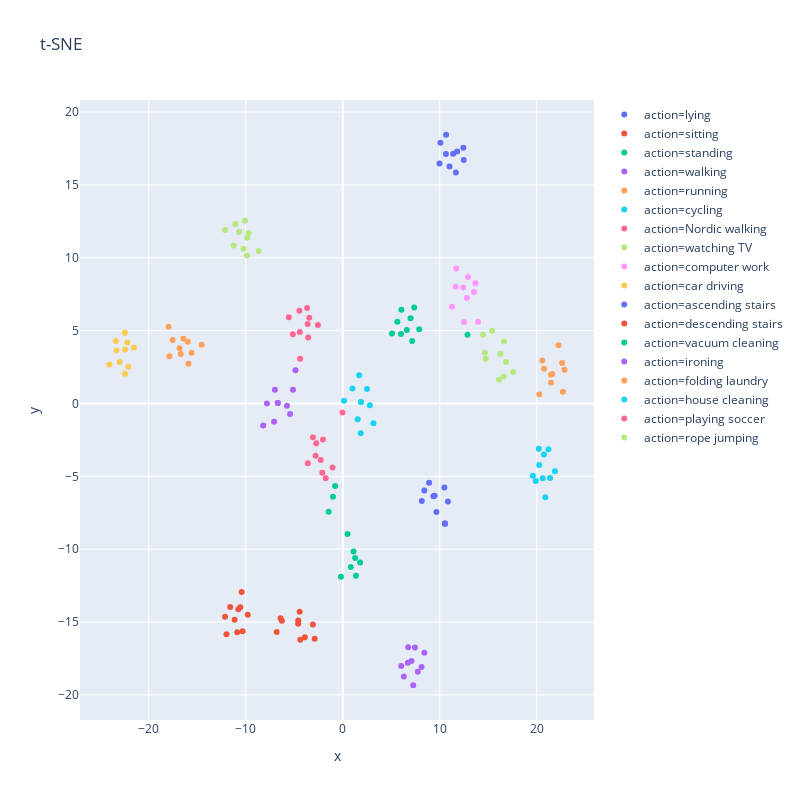
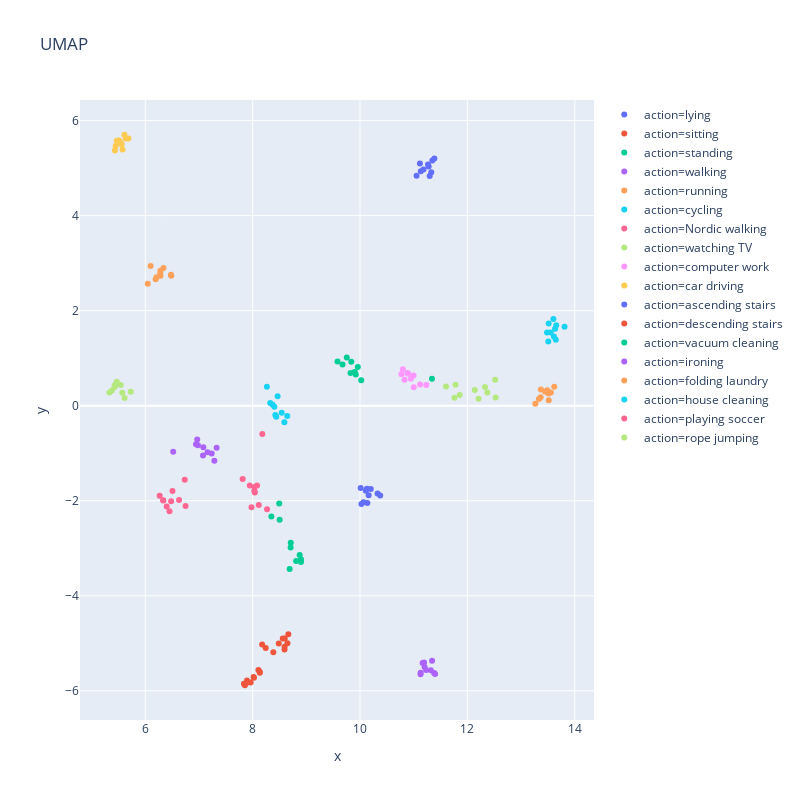

Source (notebook cell) for these figures, in order:
### Code cell
val_actions, val_labels, val_lm = get_action_vector(ae_model, skel_dt, device, class_ids=range(18), class_names=dataReader.idToLabel)
tsne_skel_plot = plot_tnse(val_actions, val_labels, val_lm)
plot_umap(val_actions, val_labels, val_lm)

### Figure 1 — Plotly figure (JSON) as saved in the notebook; plotly's stock layout.template omitted (floating-point values rounded to 4 significant figures)
{"data": [{"hoverlabel": {"namelength": 0}, "hovertemplate": "action=lying<br>x=%{x}<br>y=%{y}", "legendgroup": "action=lying", "marker": {"color": "#636efa", "symbol": "circle"}, "mode": "markers", "name": "action=lying", "showlegend": true, "type": "scatter", "x": [12.47, 9.968, 11.0, 11.66, 11.79, 10.65, 10.07, 10.63, 11.38, 12.43], "xaxis": "x", "y": [16.71, 16.47, 16.27, 15.84, 17.29, 18.44, 17.89, 17.12, 17.13, 17.55], "yaxis": "y"}, {"hoverlabel": {"namelength": 0}, "hovertemplate": "action=sitting<br>x=%{x}<br>y=%{y}", "legendgroup": "action=sitting", "marker": {"color": "#EF553B", "symbol": "circle"}, "mode": "markers", "name": "action=sitting", "showlegend": true, "type": "scatter", "x": [-10.43, -10.88, -10.32, -10.77, -12.13, -10.56, -9.789, -11.15, -11.99, -11.6], "xaxis": "x", "y": [-12.94, -15.7, -15.63, -14.12, -14.64, -13.98, -14.5, -14.84, -15.83, -13.96], "yaxis": "y"}, {"hoverlabel": {"namelength": 0}, "hovertemplate": "action=standing<br>x=%{x}<br>y=%{y}", "legendgroup": "action=standing", "marker": {"color": "#00cc96", "symbol": "circle"}, "mode": "markers", "name": "action=standing", "showlegend": true, "type": "scatter", "x": [6.603, 5.626, 5.074, 12.86, 7.877, 6.042, 5.999, 6.987, 7.149, 7.371], "xaxis": "x", "y": [5.037, 5.611, 4.805, 4.711, 5.095, 6.427, 4.772, 5.846, 4.293, 6.591], "yaxis": "y"}, {"hoverlabel": {"namelength": 0}, "hovertemplate": "action=walking<br>x=%{x}<br>y=%{y}", "legendgroup": "action=walking", "marker": {"color": "#ab63fa", "symbol": "circle"}, "mode": "markers", "name": "action=walking", "showlegend": true, "type": "scatter", "x": [-4.878, -7.0, -5.433, -5.754, -6.705, -6.705, -7.817, -7.08, -8.202, -5.129], "xaxis": "x", "y": [2.283, 0.9359, -0.7138, -0.1613, 0.0331, 0.03302, -0.00678, -1.254, -1.509, 0.9358], "yaxis": "y"}, {"hoverlabel": {"namelength": 0}, "hovertemplate": "action=running<br>x=%{x}<br>y=%{y}", "legendgroup": "action=running", "marker": {"color": "#FFA15A", "symbol": "circle"}, "mode": "markers", "name": "action=running", "showlegend": true, "type": "scatter", "x": [-15.9, -17.54, -16.42, -15.59, -17.95, -17.86, -15.97, -14.55, -16.7, -16.82], "xaxis": "x", "y": [2.729, 4.349, 4.448, 3.482, 5.267, 3.235, 4.236, 4.034, 3.393, 3.788], "yaxis": "y"}, {"hoverlabel": {"namelength": 0}, "hovertemplate": "action=cycling<br>x=%{x}<br>y=%{y}", "legendgroup": "action=cycling", "marker": {"color": "#19d3f3", "symbol": "circle"}, "mode": "markers", "name": "action=cycling", "showlegend": true, "type": "scatter", "x": [1.69, 3.159, 0.9997, 1.537, 1.857, 0.1336, 1.877, 1.877, 2.497, 2.793], "xaxis": "x", "y": [1.932, -1.365, 1.035, -1.078, -2.039, 0.1937, 0.09573, 0.09585, 0.9983, -0.1146], "yaxis": "y"}, {"hoverlabel": {"namelength": 0}, "hovertemplate": "action=Nordic walking<br>x=%{x}<br>y=%{y}", "legendgroup": "action=Nordic walking", "marker": {"color": "#FF6692", "symbol": "circle"}, "mode": "markers", "name": "action=Nordic walking", "showlegend": true, "type": "scatter", "x": [-2.048, -2.802, -3.077, -2.11, -1.052, -1.755, -0.03028, -3.603, -2.737, -2.275], "xaxis": "x", "y": [-2.465, -3.594, -2.32, -4.752, -4.39, -5.137, -0.6172, -4.104, -2.737, -3.87], "yaxis": "y"}, {"hoverlabel": {"namelength": 0}, "hovertemplate": "action=watching TV<br>x=%{x}<br>y=%{y}", "legendgroup": "action=watching TV", "marker": {"color": "#B6E880", "symbol": "circle"}, "mode": "markers", "name": "action=watching TV", "showlegend": true, "type": "scatter", "x": [15.39, 14.72, 16.1, 17.57, 14.46, 14.66, 16.25, 16.58, 16.83, 16.62], "xaxis": "x", "y": [4.993, 3.066, 1.621, 2.161, 4.711, 3.477, 3.412, 1.853, 2.847, 4.258], "yaxis": "y"}, {"hoverlabel": {"namelength": 0}, "hovertemplate": "action=computer work<br>x=%{x}<br>y=%{y}", "legendgroup": "action=computer work", "marker": {"color": "#FF97FF", "symbol": "circle"}, "mode": "markers", "name": "action=computer work", "showlegend": true, "type": "scatter", "x": [13.52, 12.91, 12.42, 11.7, 13.95, 12.5, 11.26, 13.67, 12.79, 11.63], "xaxis": "x", "y": [7.648, 8.681, 7.959, 9.271, 5.605, 5.584, 6.638, 8.245, 7.23, 8.006], "yaxis": "y"}, {"hoverlabel": {"namelength": 0}, "hovertemplate": "action=car driving<br>x=%{x}<br>y=%{y}", "legendgroup": "action=car driving", "marker": {"color": "#FECB52", "symbol": "circle"}, "mode": "markers", "name": "action=car driving", "showlegend": true, "type": "scatter", "x": [-21.52, -23.39, -23.32, -22.11, -24.05, -22.2, -22.46, -23.0, -22.44, -22.43], "xaxis": "x", "y": [3.846, 4.281, 3.628, 2.529, 2.676, 4.181, 4.862, 2.84, 2.048, 3.697], "yaxis": "y"}, {"hoverlabel": {"namelength": 0}, "hovertemplate": "action=ascending stairs<br>x=%{x}<br>y=%{y}", "legendgroup": "action=ascending stairs", "marker": {"color": "#636efa", "symbol": "circle"}, "mode": "markers", "name": "action=ascending stairs", "showlegend": true, "type": "scatter", "x": [8.408, 8.146, 10.53, 10.47, 8.899, 9.466, 9.655, 10.84, 10.54, 9.349], "xaxis": "x", "y": [-5.975, -6.685, -8.226, -5.764, -5.445, -6.338, -7.441, -6.721, -8.273, -6.374], "yaxis": "y"}, {"hoverlabel": {"namelength": 0}, "hovertemplate": "action=descending stairs<br>x=%{x}<br>y=%{y}", "legendgroup": "action=descending stairs", "marker": {"color": "#EF553B", "symbol": "circle"}, "mode": "markers", "name": "action=descending stairs", "showlegend": true, "type": "scatter", "x": [-4.445, -4.377, -3.08, -6.809, -2.894, -6.277, -6.416, -4.586, -4.598, -3.906], "xaxis": "x", "y": [-14.28, -16.21, -15.17, -15.68, -16.15, -14.9, -14.73, -14.9, -15.12, -16.05], "yaxis": "y"}, {"hoverlabel": {"namelength": 0}, "hovertemplate": "action=vacuum cleaning<br>x=%{x}<br>y=%{y}", "legendgroup": "action=vacuum cleaning", "marker": {"color": "#00cc96", "symbol": "circle"}, "mode": "markers", "name": "action=vacuum cleaning", "showlegend": true, "type": "scatter", "x": [0.8263, -1.457, -0.1913, 1.272, 1.108, 1.787, 1.36, -0.7928, -1.013, 0.4921], "xaxis": "x", "y": [-11.23, -7.434, -11.88, -10.61, -10.16, -10.9, -11.82, -5.669, -6.399, -8.953], "yaxis": "y"}, {"hoverlabel": {"namelength": 0}, "hovertemplate": "action=ironing<br>x=%{x}<br>y=%{y}", "legendgroup": "action=ironing", "marker": {"color": "#ab63fa", "symbol": "circle"}, "mode": "markers", "name": "action=ironing", "showlegend": true, "type": "scatter", "x": [8.406, 7.443, 6.738, 6.301, 6.033, 7.261, 8.116, 7.736, 7.087, 6.712], "xaxis": "x", "y": [-17.1, -16.75, -16.73, -18.74, -18.01, -19.34, -18.08, -18.42, -17.67, -17.78], "yaxis": "y"}, {"hoverlabel": {"namelength": 0}, "hovertemplate": "action=folding laundry<br>x=%{x}<br>y=%{y}", "legendgroup": "action=folding laundry", "marker": {"color": "#FFA15A", "symbol": "circle"}, "mode": "markers", "name": "action=folding laundry", "showlegend": true, "type": "scatter", "x": [22.69, 22.25, 21.46, 22.62, 21.46, 20.57, 20.75, 20.26, 22.86, 21.61], "xaxis": "x", "y": [0.8128, 3.992, 1.419, 2.774, 1.979, 2.949, 2.388, 0.6086, 2.321, 2.023], "yaxis": "y"}, {"hoverlabel": {"namelength": 0}, "hovertemplate": "action=house cleaning<br>x=%{x}<br>y=%{y}", "legendgroup": "action=house cleaning", "marker": {"color": "#19d3f3", "symbol": "circle"}, "mode": "markers", "name": "action=house cleaning", "showlegend": true, "type": "scatter", "x": [20.88, 20.25, 20.74, 19.6, 21.87, 21.37, 20.21, 21.2, 20.61, 19.9], "xaxis": "x", "y": [-6.433, -4.217, -3.501, -4.952, -4.648, -5.122, -3.102, -3.137, -5.127, -5.311], "yaxis": "y"}, {"hoverlabel": {"namelength": 0}, "hovertemplate": "action=playing soccer<br>x=%{x}<br>y=%{y}", "legendgroup": "action=playing soccer", "marker": {"color": "#FF6692", "symbol": "circle"}, "mode": "markers", "name": "action=playing soccer", "showlegend": true, "type": "scatter", "x": [-4.395, -3.676, -2.563, -4.465, -3.621, -4.425, -3.565, -3.457, -5.147, -5.562], "xaxis": "x", "y": [3.073, 6.559, 5.39, 6.366, 5.447, 4.91, 4.522, 5.886, 4.744, 5.917], "yaxis": "y"}, {"hoverlabel": {"namelength": 0}, "hovertemplate": "action=rope jumping<br>x=%{x}<br>y=%{y}", "legendgroup": "action=rope jumping", "marker": {"color": "#B6E880", "symbol": "circle"}, "mode": "markers", "name": "action=rope jumping", "showlegend": true, "type": "scatter", "x": [-11.26, -10.08, -12.13, -8.668, -9.705, -10.24, -10.69, -9.872, -11.08, -9.854], "xaxis": "x", "y": [10.84, 12.55, 11.9, 10.47, 11.69, 10.61, 11.77, 10.16, 12.32, 11.37], "yaxis": "y"}], "layout": {"height": 800, "legend": {"tracegroupgap": 0}, "title": {"text": "t-SNE"}, "width": 800, "xaxis": {"anchor": "y", "domain": [0, 1], "title": {"text": "x"}}, "yaxis": {"anchor": "x", "domain": [0, 1], "title": {"text": "y"}}}}

### Figure 2 — Plotly figure (JSON) as saved in the notebook; plotly's stock layout.template omitted (floating-point values rounded to 4 significant figures)
{"data": [{"hoverlabel": {"namelength": 0}, "hovertemplate": "action=lying<br>x=%{x}<br>y=%{y}", "legendgroup": "action=lying", "marker": {"color": "#636efa", "symbol": "circle"}, "mode": "markers", "name": "action=lying", "showlegend": true, "type": "scatter", "x": [11.13, 11.33, 11.3, 11.05, 11.18, 11.39, 11.35, 11.27, 11.28, 11.12], "xaxis": "x", "y": [4.935, 4.912, 4.834, 4.839, 4.972, 5.203, 5.162, 5.075, 5.035, 5.099], "yaxis": "y"}, {"hoverlabel": {"namelength": 0}, "hovertemplate": "action=sitting<br>x=%{x}<br>y=%{y}", "legendgroup": "action=sitting", "marker": {"color": "#EF553B", "symbol": "circle"}, "mode": "markers", "name": "action=sitting", "showlegend": true, "type": "scatter", "x": [8.13, 7.855, 7.837, 8.017, 8.024, 8.107, 8.134, 7.962, 7.894, 7.903], "xaxis": "x", "y": [-5.598, -5.883, -5.853, -5.71, -5.725, -5.563, -5.621, -5.824, -5.783, -5.826], "yaxis": "y"}, {"hoverlabel": {"namelength": 0}, "hovertemplate": "action=standing<br>x=%{x}<br>y=%{y}", "legendgroup": "action=standing", "marker": {"color": "#00cc96", "symbol": "circle"}, "mode": "markers", "name": "action=standing", "showlegend": true, "type": "scatter", "x": [9.837, 9.753, 9.58, 11.34, 9.92, 9.959, 9.674, 9.902, 10.02, 9.823], "xaxis": "x", "y": [0.9248, 1.017, 0.9298, 0.5652, 0.6574, 0.8162, 0.868, 0.7117, 0.5332, 0.6856], "yaxis": "y"}, {"hoverlabel": {"namelength": 0}, "hovertemplate": "action=walking<br>x=%{x}<br>y=%{y}", "legendgroup": "action=walking", "marker": {"color": "#ab63fa", "symbol": "circle"}, "mode": "markers", "name": "action=walking", "showlegend": true, "type": "scatter", "x": [6.52, 6.98, 7.329, 7.237, 7.159, 7.075, 6.944, 7.081, 6.967, 7.287], "xaxis": "x", "y": [-0.9709, -0.8304, -0.883, -1.007, -0.9788, -1.048, -0.8103, -0.8733, -0.7129, -1.158], "yaxis": "y"}, {"hoverlabel": {"namelength": 0}, "hovertemplate": "action=running<br>x=%{x}<br>y=%{y}", "legendgroup": "action=running", "marker": {"color": "#FFA15A", "symbol": "circle"}, "mode": "markers", "name": "action=running", "showlegend": true, "type": "scatter", "x": [6.193, 6.283, 6.338, 6.483, 6.278, 6.099, 6.281, 6.479, 6.21, 6.045], "xaxis": "x", "y": [2.659, 2.737, 2.9, 2.735, 2.783, 2.942, 2.839, 2.756, 2.702, 2.565], "yaxis": "y"}, {"hoverlabel": {"namelength": 0}, "hovertemplate": "action=cycling<br>x=%{x}<br>y=%{y}", "legendgroup": "action=cycling", "marker": {"color": "#19d3f3", "symbol": "circle"}, "mode": "markers", "name": "action=cycling", "showlegend": true, "type": "scatter", "x": [8.368, 8.645, 8.464, 8.44, 8.591, 8.265, 8.404, 8.54, 8.327, 8.422], "xaxis": "x", "y": [0.0261, -0.2189, 0.198, -0.2299, -0.3508, 0.3974, -0.02051, -0.1478, 0.0575, -0.1959], "yaxis": "y"}, {"hoverlabel": {"namelength": 0}, "hovertemplate": "action=Nordic walking<br>x=%{x}<br>y=%{y}", "legendgroup": "action=Nordic walking", "marker": {"color": "#FF6692", "symbol": "circle"}, "mode": "markers", "name": "action=Nordic walking", "showlegend": true, "type": "scatter", "x": [8.082, 8.036, 7.814, 7.979, 8.113, 8.268, 8.18, 7.946, 8.031, 8.04], "xaxis": "x", "y": [-1.682, -1.709, -1.545, -2.138, -2.087, -2.179, -0.5981, -1.68, -1.79, -1.828], "yaxis": "y"}, {"hoverlabel": {"namelength": 0}, "hovertemplate": "action=watching TV<br>x=%{x}<br>y=%{y}", "legendgroup": "action=watching TV", "marker": {"color": "#B6E880", "symbol": "circle"}, "mode": "markers", "name": "action=watching TV", "showlegend": true, "type": "scatter", "x": [11.78, 11.76, 12.52, 12.53, 11.6, 11.86, 12.21, 12.33, 12.37, 12.14], "xaxis": "x", "y": [0.4404, 0.1654, 0.5469, 0.171, 0.402, 0.2277, 0.1468, 0.3947, 0.2773, 0.3305], "yaxis": "y"}, {"hoverlabel": {"namelength": 0}, "hovertemplate": "action=computer work<br>x=%{x}<br>y=%{y}", "legendgroup": "action=computer work", "marker": {"color": "#FF97FF", "symbol": "circle"}, "mode": "markers", "name": "action=computer work", "showlegend": true, "type": "scatter", "x": [11.0, 10.8, 10.9, 10.83, 11.23, 11.0, 10.77, 10.88, 10.95, 11.12], "xaxis": "x", "y": [0.6372, 0.7654, 0.6707, 0.5446, 0.4369, 0.3886, 0.6611, 0.6905, 0.5666, 0.4445], "yaxis": "y"}, {"hoverlabel": {"namelength": 0}, "hovertemplate": "action=car driving<br>x=%{x}<br>y=%{y}", "legendgroup": "action=car driving", "marker": {"color": "#FECB52", "symbol": "circle"}, "mode": "markers", "name": "action=car driving", "showlegend": true, "type": "scatter", "x": [5.684, 5.633, 5.612, 5.434, 5.469, 5.51, 5.448, 5.56, 5.576, 5.548], "xaxis": "x", "y": [5.622, 5.621, 5.702, 5.371, 5.574, 5.583, 5.465, 5.501, 5.392, 5.521], "yaxis": "y"}, {"hoverlabel": {"namelength": 0}, "hovertemplate": "action=ascending stairs<br>x=%{x}<br>y=%{y}", "legendgroup": "action=ascending stairs", "marker": {"color": "#636efa", "symbol": "circle"}, "mode": "markers", "name": "action=ascending stairs", "showlegend": true, "type": "scatter", "x": [10.14, 10.06, 10.01, 10.33, 10.03, 10.38, 10.2, 10.11, 10.16, 10.13], "xaxis": "x", "y": [-2.049, -2.03, -1.73, -1.846, -2.067, -1.89, -1.752, -1.79, -1.885, -1.75], "yaxis": "y"}, {"hoverlabel": {"namelength": 0}, "hovertemplate": "action=descending stairs<br>x=%{x}<br>y=%{y}", "legendgroup": "action=descending stairs", "marker": {"color": "#EF553B", "symbol": "circle"}, "mode": "markers", "name": "action=descending stairs", "showlegend": true, "type": "scatter", "x": [8.594, 8.561, 8.598, 8.243, 8.665, 8.176, 8.385, 8.649, 8.595, 8.486], "xaxis": "x", "y": [-5.128, -4.9, -4.898, -5.1, -4.81, -5.025, -5.189, -5.001, -5.072, -5.002], "yaxis": "y"}, {"hoverlabel": {"namelength": 0}, "hovertemplate": "action=vacuum cleaning<br>x=%{x}<br>y=%{y}", "legendgroup": "action=vacuum cleaning", "marker": {"color": "#00cc96", "symbol": "circle"}, "mode": "markers", "name": "action=vacuum cleaning", "showlegend": true, "type": "scatter", "x": [8.81, 8.349, 8.689, 8.875, 8.707, 8.901, 8.899, 8.495, 8.502, 8.709], "xaxis": "x", "y": [-3.271, -2.33, -3.438, -3.139, -2.987, -3.291, -3.231, -2.06, -2.402, -2.883], "yaxis": "y"}, {"hoverlabel": {"namelength": 0}, "hovertemplate": "action=ironing<br>x=%{x}<br>y=%{y}", "legendgroup": "action=ironing", "marker": {"color": "#ab63fa", "symbol": "circle"}, "mode": "markers", "name": "action=ironing", "showlegend": true, "type": "scatter", "x": [11.13, 11.38, 11.32, 11.19, 11.17, 11.4, 11.2, 11.13, 11.23, 11.34], "xaxis": "x", "y": [-5.62, -5.625, -5.569, -5.403, -5.417, -5.649, -5.5, -5.651, -5.56, -5.37], "yaxis": "y"}, {"hoverlabel": {"namelength": 0}, "hovertemplate": "action=folding laundry<br>x=%{x}<br>y=%{y}", "legendgroup": "action=folding laundry", "marker": {"color": "#FFA15A", "symbol": "circle"}, "mode": "markers", "name": "action=folding laundry", "showlegend": true, "type": "scatter", "x": [13.36, 13.27, 13.52, 13.56, 13.37, 13.51, 13.49, 13.62, 13.45, 13.33], "xaxis": "x", "y": [0.1786, 0.04, 0.1153, 0.2779, 0.3411, 0.2589, 0.3239, 0.3964, 0.2941, 0.1387], "yaxis": "y"}, {"hoverlabel": {"namelength": 0}, "hovertemplate": "action=house cleaning<br>x=%{x}<br>y=%{y}", "legendgroup": "action=house cleaning", "marker": {"color": "#19d3f3", "symbol": "circle"}, "mode": "markers", "name": "action=house cleaning", "showlegend": true, "type": "scatter", "x": [13.51, 13.81, 13.61, 13.48, 13.66, 13.6, 13.51, 13.65, 13.63, 13.55], "xaxis": "x", "y": [1.73, 1.659, 1.456, 1.542, 1.696, 1.825, 1.353, 1.385, 1.619, 1.541], "yaxis": "y"}, {"hoverlabel": {"namelength": 0}, "hovertemplate": "action=playing soccer<br>x=%{x}<br>y=%{y}", "legendgroup": "action=playing soccer", "marker": {"color": "#FF6692", "symbol": "circle"}, "mode": "markers", "name": "action=playing soccer", "showlegend": true, "type": "scatter", "x": [6.734, 6.629, 6.507, 6.331, 6.451, 6.336, 6.75, 6.481, 6.268, 6.399], "xaxis": "x", "y": [-1.56, -1.984, -1.796, -1.988, -2.223, -1.994, -2.11, -2.008, -1.894, -2.122], "yaxis": "y"}, {"hoverlabel": {"namelength": 0}, "hovertemplate": "action=rope jumping<br>x=%{x}<br>y=%{y}", "legendgroup": "action=rope jumping", "marker": {"color": "#B6E880", "symbol": "circle"}, "mode": "markers", "name": "action=rope jumping", "showlegend": true, "type": "scatter", "x": [5.427, 5.469, 5.432, 5.729, 5.543, 5.57, 5.332, 5.615, 5.378, 5.442], "xaxis": "x", "y": [0.413, 0.5016, 0.3958, 0.2945, 0.4363, 0.2727, 0.2782, 0.1637, 0.3173, 0.4439], "yaxis": "y"}], "layout": {"height": 800, "legend": {"tracegroupgap": 0}, "title": {"text": "UMAP"}, "width": 800, "xaxis": {"anchor": "y", "domain": [0, 1], "title": {"text": "x"}}, "yaxis": {"anchor": "x", "domain": [0, 1], "title": {"text": "y"}}}}
